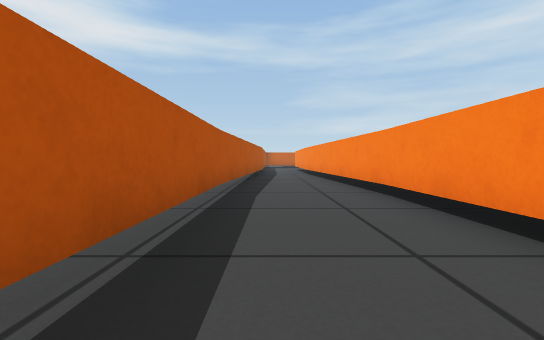
[1] (above)

13 first-person views from a walk through a world built for the Gazebo simulator. The camera is 0.33 m above the floor, tilts 2° down and sees 85° across. The floor is counted in squares, 0.5 m on a side. Each view is taken from the middle of a square. On the plan, view 1 faces up. The plan holds only what a view shows up to about 9 squares ahead; the rest is blank. The place goes on beyond the plan.

[2]
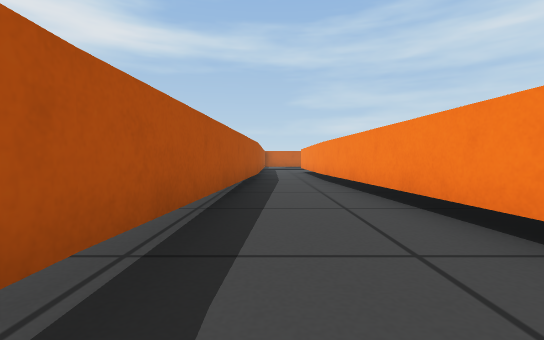

[3]
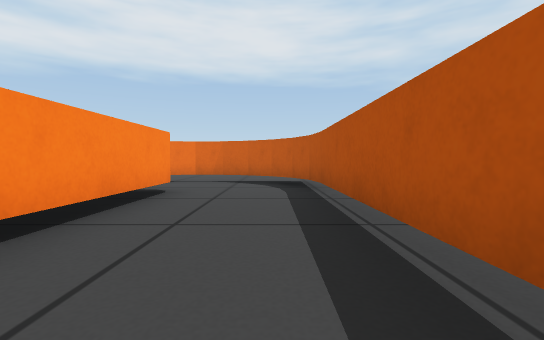

[4]
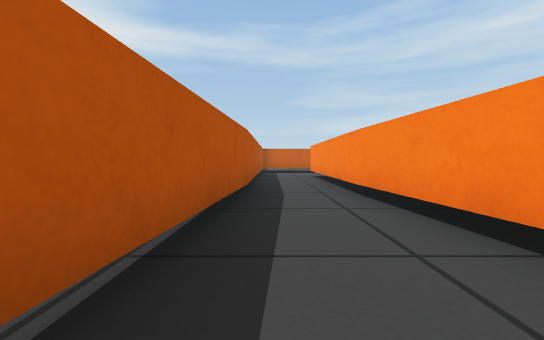

[5]
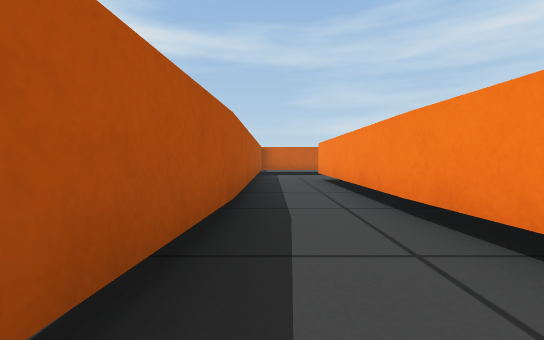

[6]
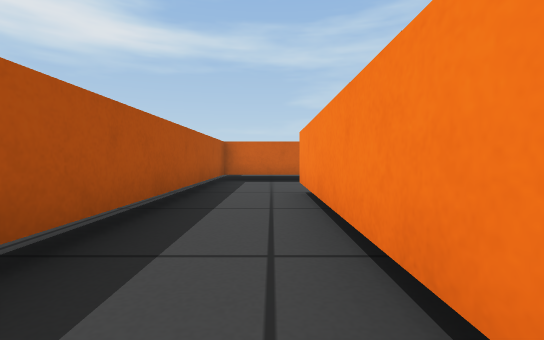

[7]
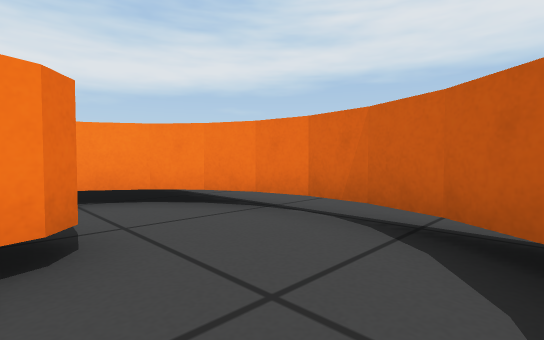

[8]
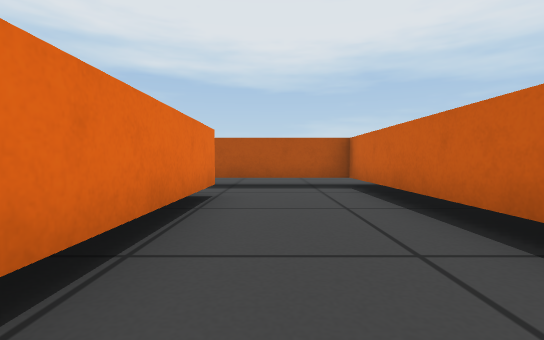

[9]
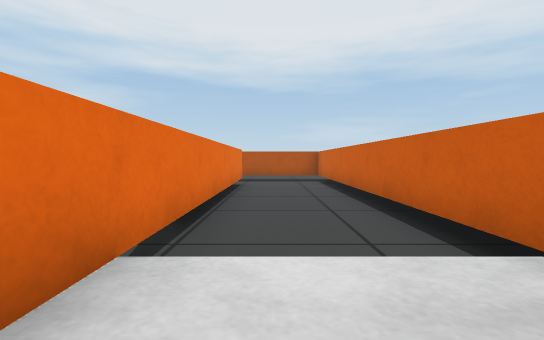

[10]
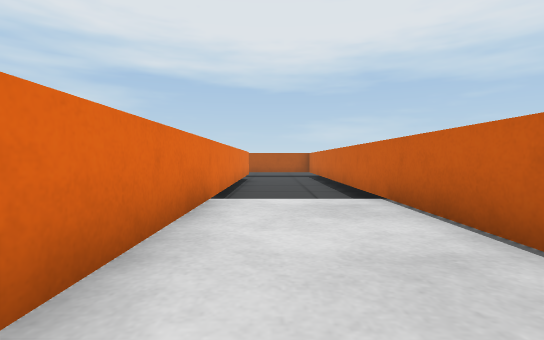

[11]
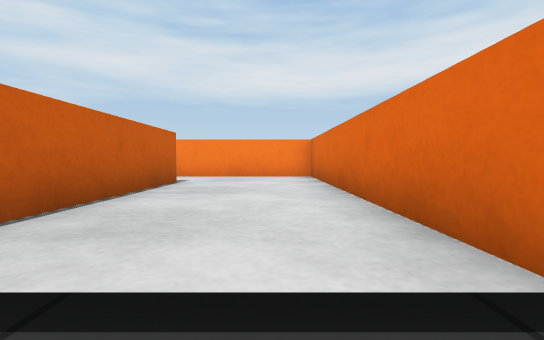

[12]
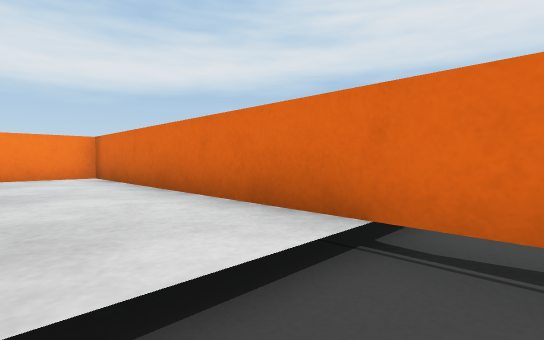

[13]
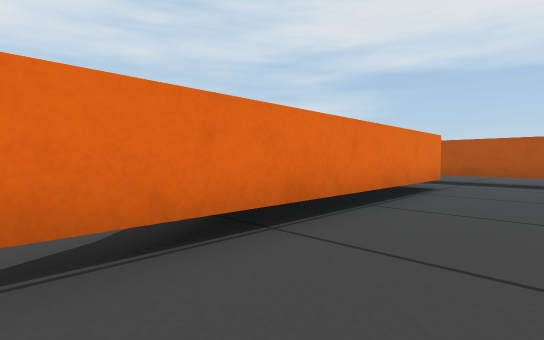

### Floor plan
Points are (right, up) in squares from view 1. A wall is a line through its corners. A room is listed if a view was taken in it or the views show most of it. See-through windows are left out.
Room 1 (views 1, 2, 3, 4, 5, 6, 7)
walls: (2.1, 5.4) (1.6, 13.5); (-0.9, 5.5) (-0.9, -0.9); (-1, -0.7) (-0.9, -1.6) (-0.5, -2.5); (1.6, 13.4) (1.6, 20); (-0.4, 13.5) (-1.3, -0.6); (2.5, -1.6) (2, -1.2) (2, 5.5); (-0.5, -2.4) (0, -3.1); (-0.1, -3) (0.8, -3.6); (0.6, -3.5) (1.5, -3.9); (3.8, -3.5) (4.5, -2.8); (1.3, -3.9) (2.3, -4); (3.1, -3.8) (3.9, -3.4); (2.2, -4) (3.2, -3.8); (-0.4, 20.5) (-0.4, 13.4)
ways out: opening at (1, 20) to room 2
Room 2 (views 8, 9, 10, 11, 12, 13)
walls: (15.1, 23) (-0.4, 23) (-0.4, 20.5); (1.6, 20) (17, 20) (17, 23.5)
ways out: opening at (1, 20) to room 1

Positions as (right, up) in squares from view 1, and headings:
1: (0, 0), facing up
2: (0, 4), facing up
3: (0, 5), facing down
4: (0, 8), facing up
5: (0, 10), facing up
6: (1, 14), facing up
7: (0, -1), facing down-right
8: (7, 21), facing left
9: (12, 21), facing left
10: (15, 21), facing left
11: (9, 21), facing right
12: (9, 22), facing down-right
13: (9, 22), facing down-left
